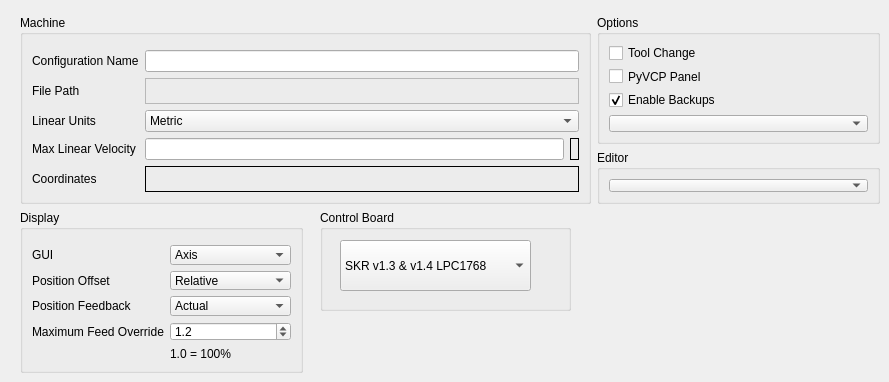
      <widget class="QWidget" name="tab_2">
       <attribute name="title">
        <string>Machine</string>
       </attribute>
       <widget class="QGroupBox" name="gridGroupBox">
        <property name="geometry">
         <rect>
          <x>20</x>
          <y>15</y>
          <width>571</width>
          <height>189</height>
         </rect>
        </property>
        <property name="palette">
         <palette>
          <active/>
          <inactive/>
          <disabled/>
         </palette>
        </property>
        <property name="title">
         <string>Machine</string>
        </property>
        <layout class="QGridLayout" name="gridLayout_46">
         <property name="leftMargin">
          <number>9</number>
         </property>
         <property name="topMargin">
          <number>15</number>
         </property>
         <property name="rightMargin">
          <number>9</number>
         </property>
         <property name="bottomMargin">
          <number>9</number>
         </property>
         <item row="1" column="0">
          <widget class="QLabel" name="label_15">
           <property name="palette">
            <palette>
             <active/>
             <inactive/>
             <disabled/>
            </palette>
           </property>
           <property name="text">
            <string>File Path</string>
           </property>
          </widget>
         </item>
         <item row="2" column="0">
          <widget class="QLabel" name="label_16">
           <property name="palette">
            <palette>
             <active/>
             <inactive/>
             <disabled/>
            </palette>
           </property>
           <property name="text">
            <string>Linear Units</string>
           </property>
          </widget>
         </item>
         <item row="3" column="1">
          <widget class="QLineEdit" name="maxLinearVel">
           <property name="palette">
            <palette>
             <active/>
             <inactive/>
             <disabled/>
            </palette>
           </property>
          </widget>
         </item>
         <item row="3" column="0">
          <widget class="QLabel" name="label_43">
           <property name="palette">
            <palette>
             <active/>
             <inactive/>
             <disabled/>
            </palette>
           </property>
           <property name="text">
            <string>&lt;html&gt;&lt;head/&gt;&lt;body&gt;&lt;p&gt;Max Linear Velocity&lt;/p&gt;&lt;/body&gt;&lt;/html&gt;</string>
           </property>
          </widget>
         </item>
         <item row="0" column="0">
          <widget class="QLabel" name="label_28">
           <property name="palette">
            <palette>
             <active/>
             <inactive/>
             <disabled/>
            </palette>
           </property>
           <property name="text">
            <string>Configuration Name</string>
           </property>
          </widget>
         </item>
         <item row="4" column="0">
          <widget class="QLabel" name="label_35">
           <property name="palette">
            <palette>
             <active/>
             <inactive/>
             <disabled/>
            </palette>
           </property>
           <property name="text">
            <string>Coordinates</string>
           </property>
           <property name="alignment">
            <set>Qt::AlignLeading|Qt::AlignLeft|Qt::AlignVCenter</set>
           </property>
          </widget>
         </item>
         <item row="3" column="2">
          <widget class="QLabel" name="maxVelocityLbl">
           <property name="palette">
            <palette>
             <active/>
             <inactive/>
             <disabled/>
            </palette>
           </property>
           <property name="frameShape">
            <enum>QFrame::Box</enum>
           </property>
           <property name="text">
            <string/>
           </property>
          </widget>
         </item>
         <item row="4" column="1" colspan="2">
          <widget class="QLabel" name="coordinatesLB">
           <property name="palette">
            <palette>
             <active/>
             <inactive/>
             <disabled/>
            </palette>
           </property>
           <property name="frameShape">
            <enum>QFrame::Box</enum>
           </property>
           <property name="text">
            <string/>
           </property>
          </widget>
         </item>
         <item row="2" column="1" colspan="2">
          <widget class="QComboBox" name="linearUnitsCB">
           <property name="palette">
            <palette>
             <active/>
             <inactive/>
             <disabled/>
            </palette>
           </property>
           <item>
            <property name="text">
             <string>Metric</string>
            </property>
           </item>
           <item>
            <property name="text">
             <string>Imperial</string>
            </property>
           </item>
          </widget>
         </item>
         <item row="1" column="1" colspan="2">
          <widget class="QLabel" name="pathLabel">
           <property name="palette">
            <palette>
             <active/>
             <inactive/>
             <disabled/>
            </palette>
           </property>
           <property name="frameShape">
            <enum>QFrame::StyledPanel</enum>
           </property>
           <property name="text">
            <string/>
           </property>
          </widget>
         </item>
         <item row="0" column="1" colspan="2">
          <widget class="QLineEdit" name="configName">
           <property name="palette">
            <palette>
             <active/>
             <inactive/>
             <disabled/>
            </palette>
           </property>
           <property name="toolTip">
            <string>&lt;html&gt;&lt;head/&gt;&lt;body&gt;&lt;p&gt;Any combination of letters and digits&lt;br/&gt;including the dash and underscore.&lt;br/&gt;Spaces are replaced with underscore.&lt;/p&gt;&lt;/body&gt;&lt;/html&gt;</string>
           </property>
          </widget>
         </item>
        </layout>
       </widget>
       <widget class="QGroupBox" name="groupBox_2">
        <property name="geometry">
         <rect>
          <x>597</x>
          <y>150</y>
          <width>283</width>
          <height>54</height>
         </rect>
        </property>
        <property name="palette">
         <palette>
          <active/>
          <inactive/>
          <disabled/>
         </palette>
        </property>
        <property name="title">
         <string>Editor</string>
        </property>
        <layout class="QGridLayout" name="gridLayout_3">
         <item row="0" column="0">
          <widget class="QComboBox" name="editorCB">
           <property name="palette">
            <palette>
             <active/>
             <inactive/>
             <disabled/>
            </palette>
           </property>
          </widget>
         </item>
        </layout>
       </widget>
       <widget class="QGroupBox" name="groupBox_27">
        <property name="geometry">
         <rect>
          <x>597</x>
          <y>15</y>
          <width>283</width>
          <height>129</height>
         </rect>
        </property>
        <property name="palette">
         <palette>
          <active/>
          <inactive/>
          <disabled/>
         </palette>
        </property>
        <property name="title">
         <string>Options</string>
        </property>
        <layout class="QGridLayout" name="gridLayout_30">
         <item row="3" column="0">
          <widget class="QComboBox" name="debugCB">
           <property name="palette">
            <palette>
             <active/>
             <inactive/>
             <disabled/>
            </palette>
           </property>
          </widget>
         </item>
         <item row="2" column="0">
          <widget class="QCheckBox" name="backupCB">
           <property name="palette">
            <palette>
             <active/>
             <inactive/>
             <disabled/>
            </palette>
           </property>
           <property name="text">
            <string>Enable Backups</string>
           </property>
           <property name="checked">
            <bool>true</bool>
           </property>
          </widget>
         </item>
         <item row="1" column="0">
          <widget class="QCheckBox" name="pyvcpCB">
           <property name="palette">
            <palette>
             <active/>
             <inactive/>
             <disabled/>
            </palette>
           </property>
           <property name="toolTip">
            <string>Axis Only</string>
           </property>
           <property name="text">
            <string>PyVCP Panel</string>
           </property>
          </widget>
         </item>
         <item row="0" column="0">
          <widget class="QCheckBox" name="manualToolChangeCB">
           <property name="palette">
            <palette>
             <active/>
             <inactive/>
             <disabled/>
            </palette>
           </property>
           <property name="toolTip">
            <string>Popup to acknowledge tool change</string>
           </property>
           <property name="text">
            <string>Tool Change</string>
           </property>
          </widget>
         </item>
        </layout>
       </widget>
       <widget class="QGroupBox" name="gridGroupBox_7">
        <property name="geometry">
         <rect>
          <x>20</x>
          <y>210</y>
          <width>283</width>
          <height>163</height>
         </rect>
        </property>
        <property name="palette">
         <palette>
          <active/>
          <inactive/>
          <disabled/>
         </palette>
        </property>
        <property name="styleSheet">
         <string notr="true"/>
        </property>
        <property name="title">
         <string>Display</string>
        </property>
        <layout class="QGridLayout" name="gridLayout_47">
         <property name="leftMargin">
          <number>9</number>
         </property>
         <property name="topMargin">
          <number>15</number>
         </property>
         <property name="rightMargin">
          <number>9</number>
         </property>
         <property name="bottomMargin">
          <number>9</number>
         </property>
         <item row="1" column="1">
          <widget class="QComboBox" name="positionOffsetCB">
           <property name="palette">
            <palette>
             <active/>
             <inactive/>
             <disabled/>
            </palette>
           </property>
           <item>
            <property name="text">
             <string>Relative</string>
            </property>
           </item>
           <item>
            <property name="text">
             <string>Machine</string>
            </property>
           </item>
          </widget>
         </item>
         <item row="2" column="1">
          <widget class="QComboBox" name="positionFeedbackCB">
           <property name="palette">
            <palette>
             <active/>
             <inactive/>
             <disabled/>
            </palette>
           </property>
           <item>
            <property name="text">
             <string>Actual</string>
            </property>
           </item>
           <item>
            <property name="text">
             <string>Commanded</string>
            </property>
           </item>
          </widget>
         </item>
         <item row="3" column="1">
          <widget class="QDoubleSpinBox" name="maxFeedOverrideSB">
           <property name="palette">
            <palette>
             <active/>
             <inactive/>
             <disabled/>
            </palette>
           </property>
           <property name="decimals">
            <number>1</number>
           </property>
           <property name="maximum">
            <double>2.000000000000000</double>
           </property>
           <property name="singleStep">
            <double>0.100000000000000</double>
           </property>
           <property name="value">
            <double>1.200000000000000</double>
           </property>
          </widget>
         </item>
         <item row="0" column="0">
          <widget class="QLabel" name="label_44">
           <property name="palette">
            <palette>
             <active/>
             <inactive/>
             <disabled/>
            </palette>
           </property>
           <property name="text">
            <string>GUI</string>
           </property>
          </widget>
         </item>
         <item row="1" column="0">
          <widget class="QLabel" name="label_45">
           <property name="palette">
            <palette>
             <active/>
             <inactive/>
             <disabled/>
            </palette>
           </property>
           <property name="text">
            <string>Position Offset</string>
           </property>
          </widget>
         </item>
         <item row="0" column="1">
          <widget class="QComboBox" name="guiCB">
           <property name="palette">
            <palette>
             <active/>
             <inactive/>
             <disabled/>
            </palette>
           </property>
           <item>
            <property name="text">
             <string>Axis</string>
            </property>
           </item>
           <item>
            <property name="text">
             <string>Touchy</string>
            </property>
           </item>
          </widget>
         </item>
         <item row="2" column="0">
          <widget class="QLabel" name="label_46">
           <property name="palette">
            <palette>
             <active/>
             <inactive/>
             <disabled/>
            </palette>
           </property>
           <property name="text">
            <string>Position Feedback</string>
           </property>
          </widget>
         </item>
         <item row="3" column="0">
          <widget class="QLabel" name="label_47">
           <property name="palette">
            <palette>
             <active/>
             <inactive/>
             <disabled/>
            </palette>
           </property>
           <property name="text">
            <string>Maximum Feed Override</string>
           </property>
          </widget>
         </item>
         <item row="4" column="1">
          <widget class="QLabel" name="label_179">
           <property name="palette">
            <palette>
             <active/>
             <inactive/>
             <disabled/>
            </palette>
           </property>
           <property name="text">
            <string>1.0 = 100%</string>
           </property>
          </widget>
         </item>
        </layout>
       </widget>
       <widget class="QGroupBox" name="groupBox_11">
        <property name="geometry">
         <rect>
          <x>320</x>
          <y>210</y>
          <width>251</width>
          <height>101</height>
         </rect>
        </property>
        <property name="title">
         <string>Control Board</string>
        </property>
        <widget class="QComboBox" name="boards">
         <property name="geometry">
          <rect>
           <x>20</x>
           <y>30</y>
           <width>191</width>
           <height>51</height>
          </rect>
         </property>
         <property name="palette">
          <palette>
           <active/>
           <inactive/>
           <disabled/>
          </palette>
         </property>
         <item>
          <property name="text">
           <string>SKR v1.3 &amp; v1.4 LPC1768</string>
          </property>
         </item>
         <item>
          <property name="text">
           <string>SRK2 STM32F407</string>
          </property>
         </item>
         <item>
          <property name="text">
           <string>MKS SBASE v1.3 LPC1768</string>
          </property>
         </item>
        </widget>
       </widget>
      </widget>
